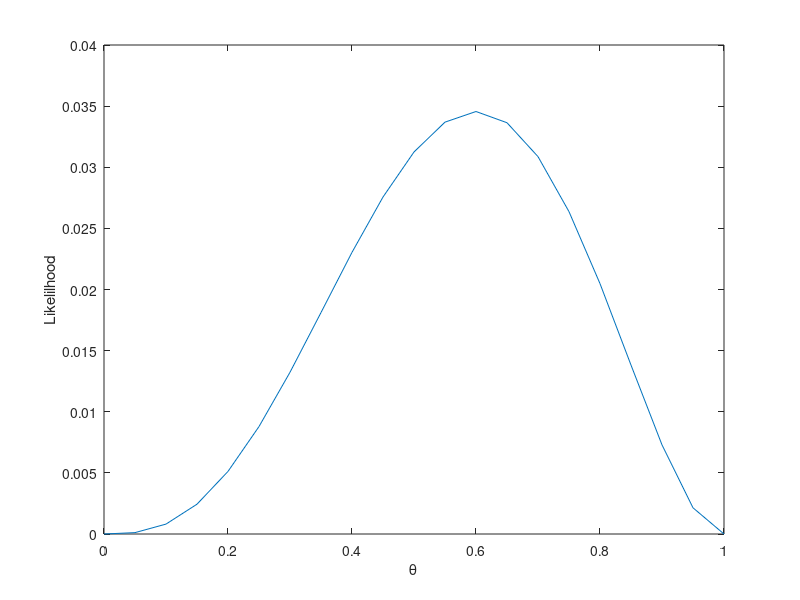
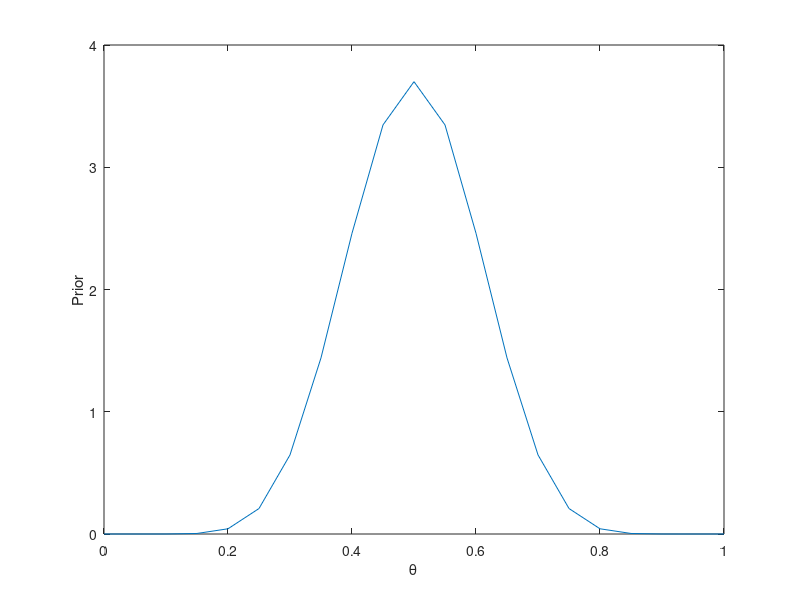
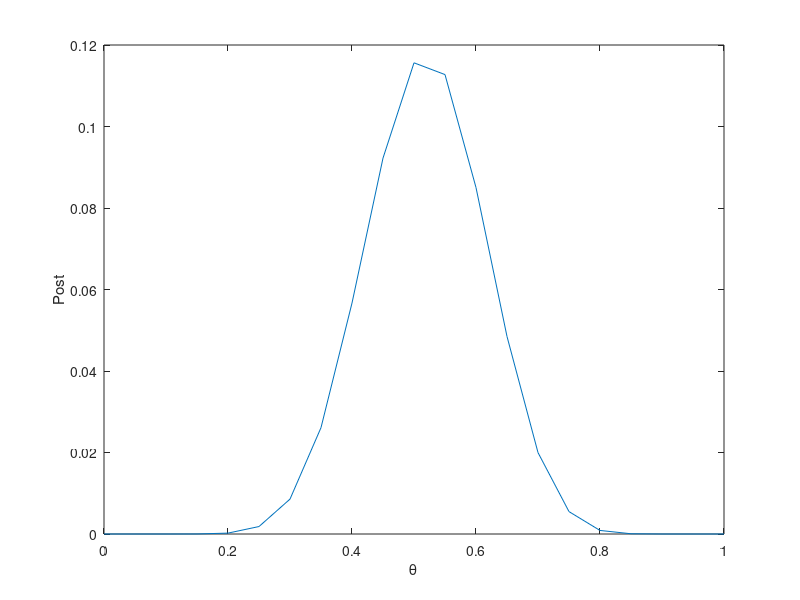

These figures' MATLAB source, in order:
%a simple Bayesian model

clear all; clc; close all;

%% Consider all possible hypotheses

% define possible theta values for hypothesis
theta = 0: 0.05 : 1;

%% Compute the likelihood term P(D|h) for each possible hypothesis
% define data
Nh = 3;
Nt = 2; 

% define likelihood
for i = 1:length(theta)
    likelihood(i) = (theta(i).^Nh).*((1-theta(i)).^Nt);
end;

% likelihood = (theta.^Nh).*((1-theta).^Nt);

% display the array of theta and corresponding likelhood values
[theta' likelihood']

% plot the likelihood as a function of theta
figure('Name','likelihood');
plot(theta, likelihood);
xlabel('\theta'); ylabel('Likelilhood');


% MLE estimation
[MaxL MaxID] = max(likelihood)

% display the MLE estimate
disp('MLE estimate: theta =');
MLEest = theta(MaxID);
disp(MLEest);

%% Compute the prior distribution P(h) for each possible hypothesis
% define parameters for priors
Vh = 10;
Vt = 10; 
aval = Vh+1;
bval = Vt+1;

% compute the prior distribution
prior = ((theta.^(aval-1)).*((1-theta).^(bval-1)))/beta(aval, bval);

% plot the prior distribution
figure('Name','Prior');
plot(theta, prior); 
xlabel('\theta'); ylabel('Prior');
sum(prior*0.05)


%% compute the posterior distribution P(h|D) by combining likelihood and prior
% post = ____________;
post = likelihood.*prior;

% MAP estimate
[M,ID] = max(post);

% display the MAP estimate
disp('MAP estimate: theta =');
MAPEst = theta(ID);
disp(MAPEst);

% plot the posterior distribution
figure('Name','Posterior');
plot(theta, post);
xlabel('\theta');ylabel('Post');

